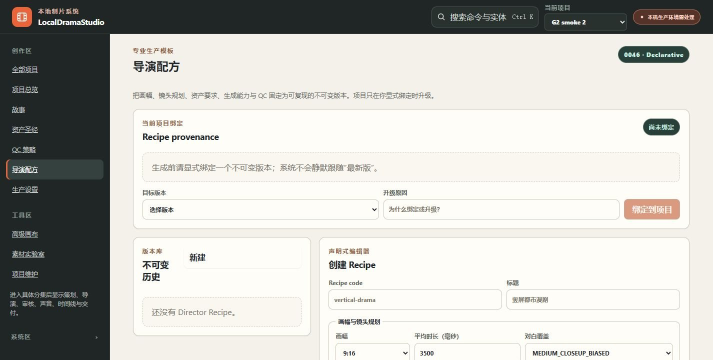
#> input picture docs/evidence/current-audit-2026-08-21/segments/director-recipes-1440-seg-01.jpg, 1425 x 720 px, found by its file name (shown at 1/2 size); its folder holds only this picture in this run
$ python research_contact_sheet.py ../docs/evidence/current-audit-2026-08-21/segments --pattern ../docs/evidence/current-audit-2026-08-21/segments/director-recipes-1440-seg-01.jpg
#> lines starting #> are read from the running program, lines starting #| are printed output that depends on the picture
from __future__ import annotations

import argparse
import json
from pathlib import Path

from PIL import Image, ImageDraw, ImageFont, ImageOps

DEFAULT_SEGMENT_HEIGHT = 720
THUMB_SIZE = (320, 180)
LABEL_HEIGHT = 34
GAP = 12


def _font(size: int) -> ImageFont.ImageFont:
    candidates = (
        Path("C:/Windows/Fonts/msyh.ttc"),
        Path("C:/Windows/Fonts/simhei.ttf"),
        Path("C:/Windows/Fonts/arial.ttf"),
    )
    for candidate in candidates:
        if candidate.exists():
            return ImageFont.truetype(str(candidate), size=size)
    return ImageFont.load_default()


def build(
    source_dir: Path,
    *,
    pattern: str = "*-full.png",
    viewport_width: int = 1280,
    viewport_height: int = 720,
    segment_height: int = DEFAULT_SEGMENT_HEIGHT,
) -> dict[str, object]:
#> called with viewport_width = 1280, viewport_height = 720, segment_height = 720
    segment_dir = source_dir / "segments"
    thumb_dir = source_dir / "thumbs"
    segment_dir.mkdir(parents=True, exist_ok=True)
    thumb_dir.mkdir(parents=True, exist_ok=True)

    manifest: list[dict[str, object]] = []
    for image_path in sorted(source_dir.glob(pattern)):
        with Image.open(image_path) as source:
#> source is the input picture: PIL image 1425x720 RGB; mean R, G, B 196.7, 196.4, 191.6
            rgb = source.convert("RGB")
            page_width, page_height = rgb.size
#> page_width = 1425; page_height = 720
            segment_count = max(1, (page_height + segment_height - 1) // segment_height)
#> segment_count = 1
            page_record: dict[str, object] = {
                "page": image_path.stem.removesuffix("-full"),
                "source": image_path.name,
                "width": page_width,
                "height": page_height,
                "segments": [],
            }
            for index in range(segment_count):
                top = index * segment_height
                bottom = min(page_height, top + segment_height)
                crop = rgb.crop((0, top, page_width, bottom))
                if crop.height < segment_height:
                    padded = Image.new("RGB", (page_width, segment_height), "#f4f1eb")
                    padded.paste(crop, (0, 0))
                    crop = padded

                segment_name = f"{page_record['page']}-seg-{index + 1:02d}.jpg"
                segment_path = segment_dir / segment_name
                crop.save(segment_path, "JPEG", quality=84, optimize=True)

                thumb = ImageOps.contain(crop, THUMB_SIZE, Image.Resampling.LANCZOS)
                tile = Image.new("RGB", THUMB_SIZE, "#151b1a")
                tile.paste(thumb, ((THUMB_SIZE[0] - thumb.width) // 2, (THUMB_SIZE[1] - thumb.height) // 2))
                thumb_path = thumb_dir / segment_name
                tile.save(thumb_path, "JPEG", quality=64, optimize=True)
                page_record["segments"].append(
                    {
                        "index": index + 1,
                        "y_start": top,
                        "y_end": bottom,
                        "segment": segment_path.relative_to(source_dir).as_posix(),
                        "thumbnail": thumb_path.relative_to(source_dir).as_posix(),
                    }
                )
#> this loop made 1 pass
#> pass 1, in build, `thumb = ImageOps.contain(crop, THUMB_SIZE, Image.Resampling.LANCZOS)`:
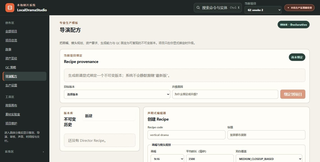
#> thumb: PIL image 320x162 RGB; mean R, G, B 196.6, 196.4, 191.6
#> pass 1, in build, `tile = Image.new("RGB", THUMB_SIZE, "#151b1a")`:
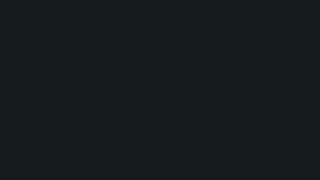
#> tile: PIL image 320x180 RGB; mean R, G, B 21, 27, 26
#> pass 1, in build, `tile.save(thumb_path, "JPEG", quality=64, optimize=True)`:
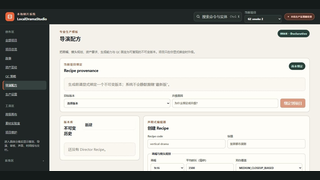
#> saved as director-recipes-1440-seg-01-seg-01.jpg: PIL image 320x180 RGB; mean R, G, B 179.1, 179.4, 175
            manifest.append(page_record)

    tiles = [
        (record, segment)
        for record in manifest
        for segment in record["segments"]  # type: ignore[index]
    ]
    label_font = _font(16)
    meta_font = _font(12)

    def write_sheet(sheet_tiles: list[tuple[dict[str, object], dict[str, object]]], target: Path) -> None:
        columns = 3
        rows = max(1, (len(sheet_tiles) + columns - 1) // columns)
#> rows = 1
        sheet_width = GAP + columns * (THUMB_SIZE[0] + GAP)
        sheet_height = GAP + rows * (THUMB_SIZE[1] + LABEL_HEIGHT + GAP)
#> sheet_height = 238
        sheet = Image.new("RGB", (sheet_width, sheet_height), "#1f2625")
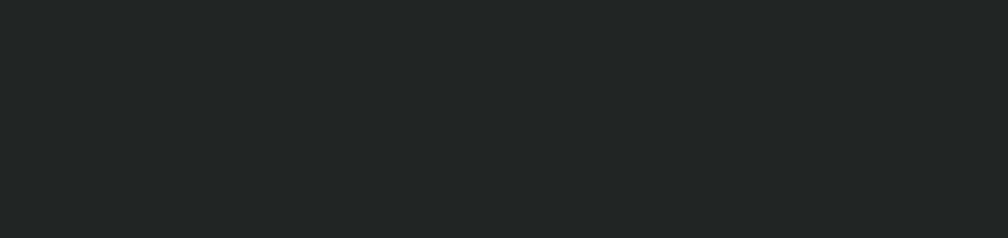
#> sheet: PIL image 1008x238 RGB; mean R, G, B 31, 38, 37
        draw = ImageDraw.Draw(sheet)
        for tile_index, (record, segment) in enumerate(sheet_tiles):
            row, column = divmod(tile_index, columns)
#> row = 0; column = 0
            x = GAP + column * (THUMB_SIZE[0] + GAP)
#> x = 12
            y = GAP + row * (THUMB_SIZE[1] + LABEL_HEIGHT + GAP)
#> y = 12
            with Image.open(source_dir / str(segment["thumbnail"])) as thumb:
#> thumb: PIL image 320x180 RGB
                sheet.paste(thumb.convert("RGB"), (x, y))
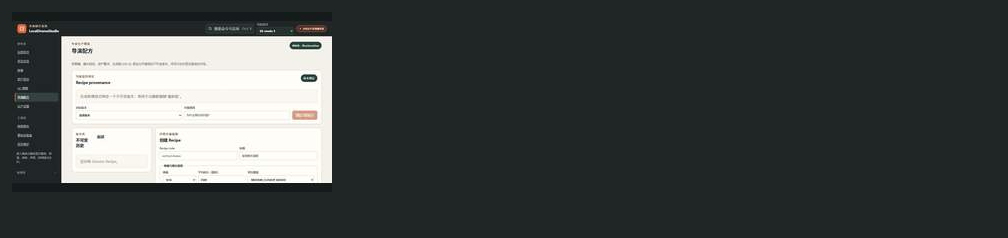
#> sheet: PIL image 1008x238 RGB; mean R, G, B 66.6, 71.9, 70.3
            label = f"{record['page']} · {segment['index']}/{len(record['segments'])}"  # type: ignore[arg-type]
#> label = 'director-recipes-1440-seg-01 · 1/1'
            draw.text((x, y + THUMB_SIZE[1] + 3), label, fill="#fffdf8", font=label_font)
            draw.text(
                (x, y + THUMB_SIZE[1] + 20),
                f"y={segment['y_start']}–{segment['y_end']}  {record['width']}×{record['height']}",
                fill="#b9c0bc",
                font=meta_font,
            )
        sheet.save(target, "JPEG", quality=66, optimize=True)
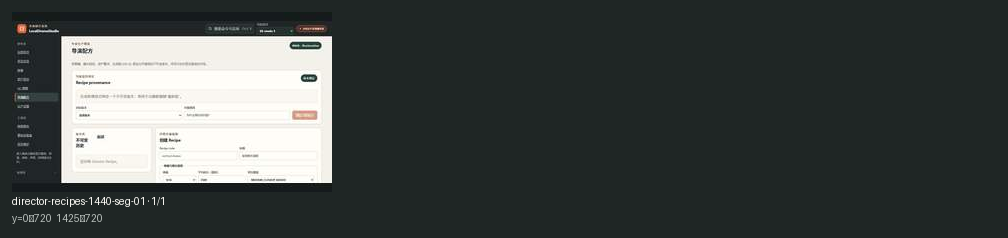
#> saved as contact-sheet.jpg: PIL image 1008x238 RGB; mean R, G, B 67, 72.3, 70.7

    contact_sheet_path = source_dir / "contact-sheet.jpg"
    write_sheet(tiles, contact_sheet_path)
    chunk_paths: list[str] = []
    for chunk_index, start in enumerate(range(0, len(tiles), 18), start=1):
        chunk_path = source_dir / f"contact-sheet-{chunk_index:02d}.jpg"
        write_sheet(tiles[start : start + 18], chunk_path)
        chunk_paths.append(chunk_path.name)
    manifest_path = source_dir / "manifest.json"
    manifest_path.write_text(
        json.dumps(
            {
                "schema_version": "localdrama.ui-evidence.v1",
                "viewport": {"width": viewport_width, "height": viewport_height},
                "page_count": len(manifest),
                "segment_count": len(tiles),
                "contact_sheet_chunks": chunk_paths,
                "pages": manifest,
            },
            ensure_ascii=False,
            indent=2,
        )
        + "\n",
        encoding="utf-8",
    )
    return {
        "page_count": len(manifest),
        "segment_count": len(tiles),
        "contact_sheet": str(contact_sheet_path),
        "contact_sheet_chunks": chunk_paths,
        "manifest": str(manifest_path),
    }


def main() -> None:
    parser = argparse.ArgumentParser(description="Build segmented UI evidence thumbnails and a contact sheet.")
    parser.add_argument("source_dir", type=Path)
    parser.add_argument("--pattern", default="*-full.png", help="Source image glob within source_dir.")
    parser.add_argument("--viewport-width", type=int, default=1280)
    parser.add_argument("--viewport-height", type=int, default=720)
    parser.add_argument("--segment-height", type=int, default=DEFAULT_SEGMENT_HEIGHT)
    args = parser.parse_args()
    print(
        json.dumps(
            build(
                args.source_dir.resolve(),
                pattern=args.pattern,
                viewport_width=args.viewport_width,
                viewport_height=args.viewport_height,
                segment_height=args.segment_height,
            ),
            ensure_ascii=False,
        )
    )


if __name__ == "__main__":
    main()

$ run again, on docs/evidence/current-audit-2026-08-21/segments/project-models-1440-seg-01.jpg
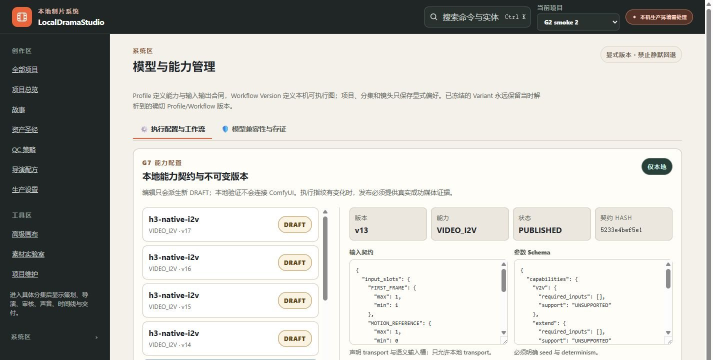
#> input picture docs/evidence/current-audit-2026-08-21/segments/project-models-1440-seg-01.jpg, 1425 x 720 px, found by its file name (shown at 1/2 size)
#> in build, source is the input picture: PIL image 1425x720 RGB; mean R, G, B 194.4, 194.2, 189.7
#> the loop in build, `for index in range(segment_count):` made 1 pass
#> pass 1, in build, `tile.save(thumb_path, "JPEG", quality=64, optimize=True)`:
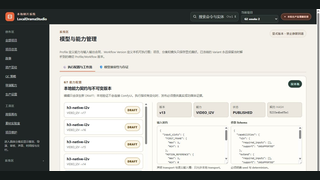
#> saved as project-models-1440-seg-01-seg-01.jpg: PIL image 320x180 RGB; mean R, G, B 176.9, 177.4, 173.3
#> in write_sheet, `sheet.save(target, "JPEG", quality=66, optimize=True)`:
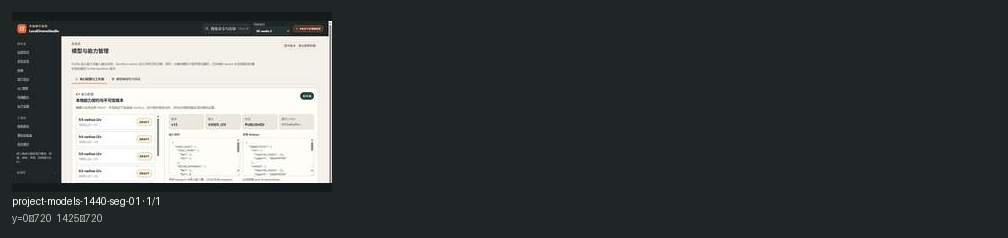
#> saved as contact-sheet.jpg: PIL image 1008x238 RGB; mean R, G, B 66.5, 71.8, 70.2

$ run again, on docs/evidence/current-audit-2026-08-21/segments/qc-policies-1440-seg-03.jpg
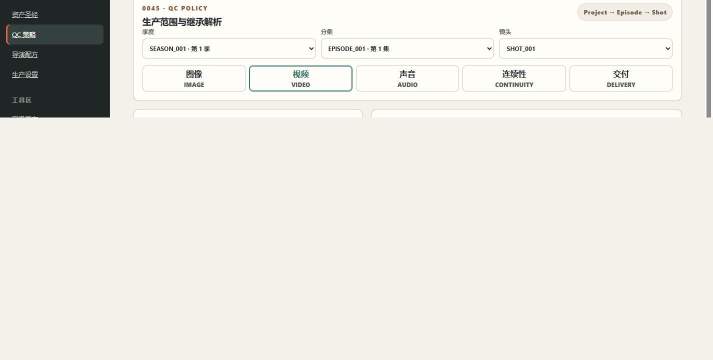
#> input picture docs/evidence/current-audit-2026-08-21/segments/qc-policies-1440-seg-03.jpg, 1425 x 720 px, found by its file name (shown at 1/2 size)
#> in build, source is the input picture: PIL image 1425x720 RGB; mean R, G, B 233.9, 231.9, 225.7
#> the loop in build, `for index in range(segment_count):` made 1 pass
#> pass 1, in build, `tile.save(thumb_path, "JPEG", quality=64, optimize=True)`:
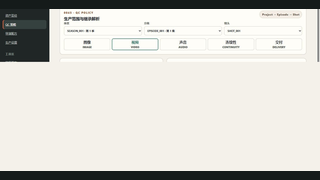
#> saved as qc-policies-1440-seg-03-seg-01.jpg: PIL image 320x180 RGB; mean R, G, B 212.5, 211.4, 205.7
#> in write_sheet, `sheet.save(target, "JPEG", quality=66, optimize=True)`:
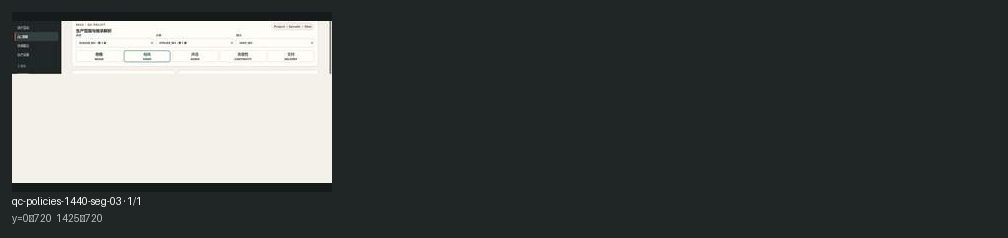
#> saved as contact-sheet.jpg: PIL image 1008x238 RGB; mean R, G, B 74.9, 80, 77.9

$ run again, on docs/evidence/current-audit-2026-08-21/segments/run-1440-seg-01.jpg
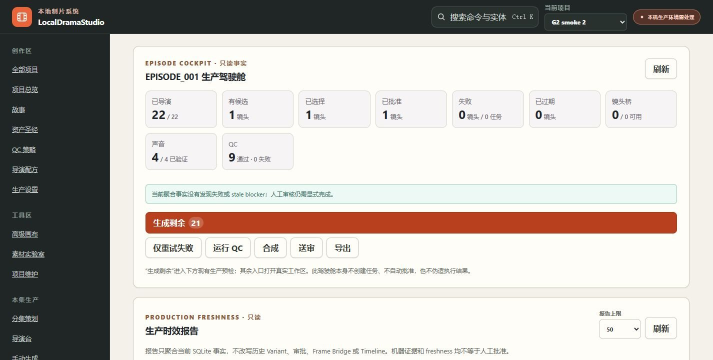
#> input picture docs/evidence/current-audit-2026-08-21/segments/run-1440-seg-01.jpg, 1425 x 720 px, found by its file name (shown at 1/2 size)
#> in build, source is the input picture: PIL image 1425x720 RGB; mean R, G, B 194.6, 190.3, 185.3
#> the loop in build, `for index in range(segment_count):` made 1 pass
#> pass 1, in build, `tile.save(thumb_path, "JPEG", quality=64, optimize=True)`:
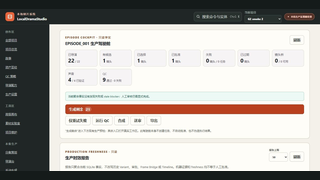
#> saved as run-1440-seg-01-seg-01.jpg: PIL image 320x180 RGB; mean R, G, B 177.2, 173.9, 169.3
#> in write_sheet, `sheet.save(target, "JPEG", quality=66, optimize=True)`:
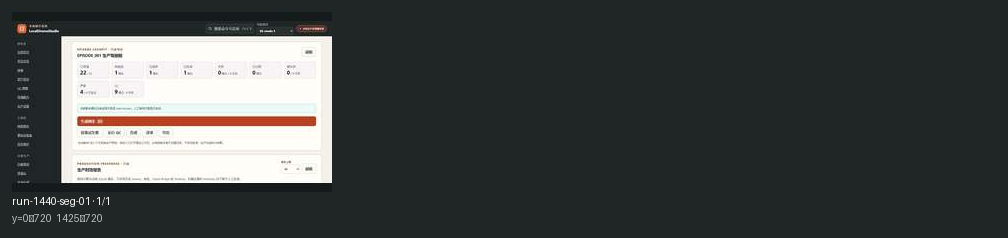
#> saved as contact-sheet.jpg: PIL image 1008x238 RGB; mean R, G, B 66.4, 70.8, 69.2
